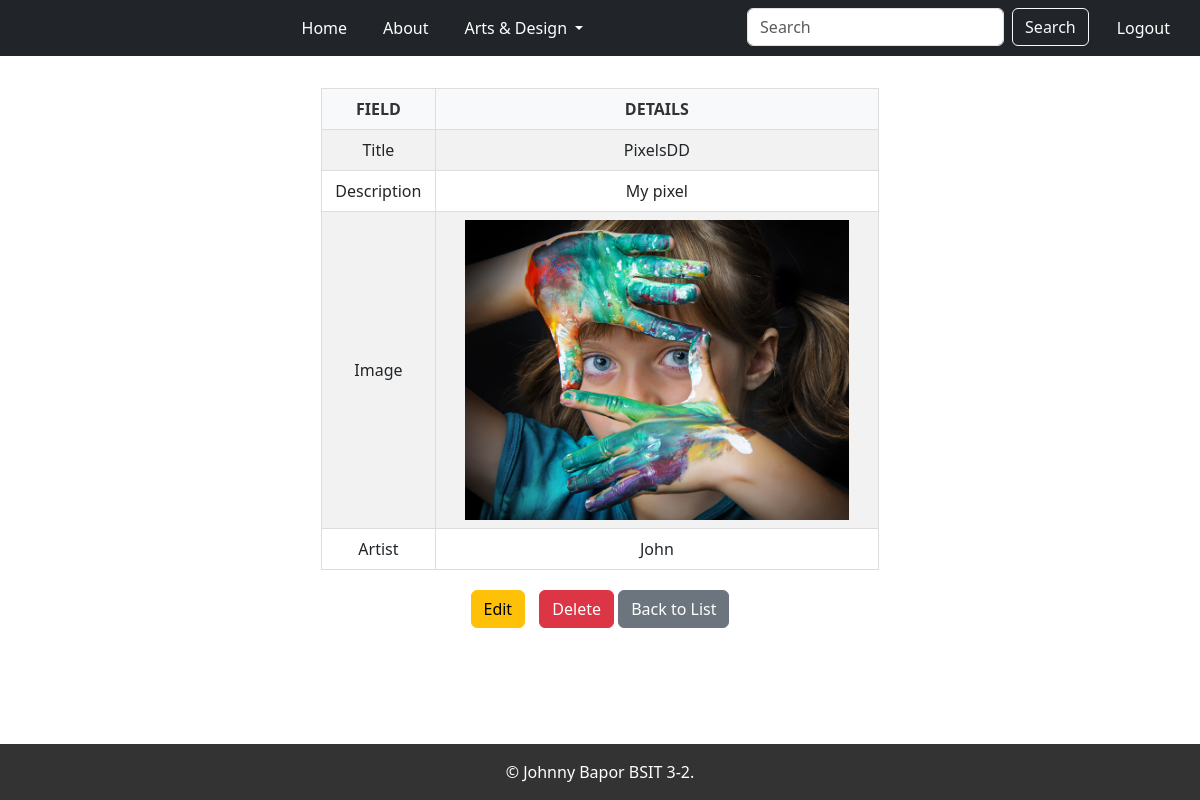
The page /artworks/1/ (signed in) on the database its author committed.
### app/models.py (models this page shows, shortened)
class Artwork(models.Model):
    artist = models.ForeignKey(Artist, on_delete=models.CASCADE, related_name="artworks")
    artwork_title = models.CharField(max_length=255)
    artwork_description = models.TextField()
    artwork_image = models.ImageField(upload_to='artworks/', blank=True, null=True)

class Artist(models.Model):
    user = models.OneToOneField(User, on_delete=models.CASCADE, related_name="artist_profile", null=True, blank=True)
    artist_name = models.CharField(max_length=255)
    artist_bio = models.TextField()
    artist_profile_picture = models.ImageField(upload_to='artist_profiles/', blank=True, null=True)

### app/views.py (the view)
# urls.py: path('artworks/<int:pk>/', login_required(ArtworkDetailView.as_view()), name='artwork-detail'),
class ArtworkDetailView(DetailView):
    model = Artwork
    template_name = 'app/artwork_detail.html'
    context_object_name = 'artwork'

### app/templates/app/artwork_detail.html
{% extends 'app/base.html' %}
{% block content %}
    <div style="text-align: center;">
        <table style="margin: 0 auto; border-collapse: collapse; width: 50%; text-align: center;">
            <tr>
                <th style="border: 1px solid #ddd; padding: 8px;">Field</th>
                <th style="border: 1px solid #ddd; padding: 8px;">Details</th>
            </tr>
            <tr>
                <td style="border: 1px solid #ddd; padding: 8px;">Title</td>
                <td style="border: 1px solid #ddd; padding: 8px;">{{ artwork.artwork_title }}</td>
            </tr>
            <tr>
                <td style="border: 1px solid #ddd; padding: 8px;">Description</td>
                <td style="border: 1px solid #ddd; padding: 8px;">{{ artwork.artwork_description }}</td>
            </tr>
            <tr>
                <td style="border: 1px solid #ddd; padding: 8px;">Image</td>
                <td style="border: 1px solid #ddd; padding: 8px; text-align: center;">
                    <img src="{{ artwork.artwork_image.url }}" alt="Artwork Image"
                         style="max-width: 100%; height: 300px; display: block; margin: 0 auto;">
                </td>
            </tr>
            <tr>
                <td style="border: 1px solid #ddd; padding: 8px;">Artist</td>
                <td style="border: 1px solid #ddd; padding: 8px;">{{ artwork.artist.artist_name }}</td>
            </tr>
        </table>
        <div style="margin-top: 20px;">
            <a href="{% url 'artwork-update' artwork.pk %}" class="btn btn-warning" style="margin-right: 10px;">Edit</a>
            <a href="{% url 'artwork-delete' artwork.pk %}" class="btn btn-danger">Delete</a>
            <a href="{% url 'artwork-list' %}" class="btn btn-secondary">Back to List</a>
        </div>
    </div>
{% endblock %}

### static/css/Base.css (style rules this page uses)
body { font-family: Arial, sans-serif; margin: 0; padding: 0; }
table { width: 100%; border-collapse: collapse; margin: 20px 0; }
table, th, td { border: 1px solid #ddd; }
th, td { padding: 12px 15px; text-align: center; vertical-align: middle; }
th { background-color: #f8f9fa; color: #333; text-transform: uppercase; }
tr:nth-child(even) { background-color: #f2f2f2; }

### rows shown on the page
Artwork: artwork_title "PixelsDD", artwork_description "My pixel", artwork_image (picture), artist.artist_name "John"
